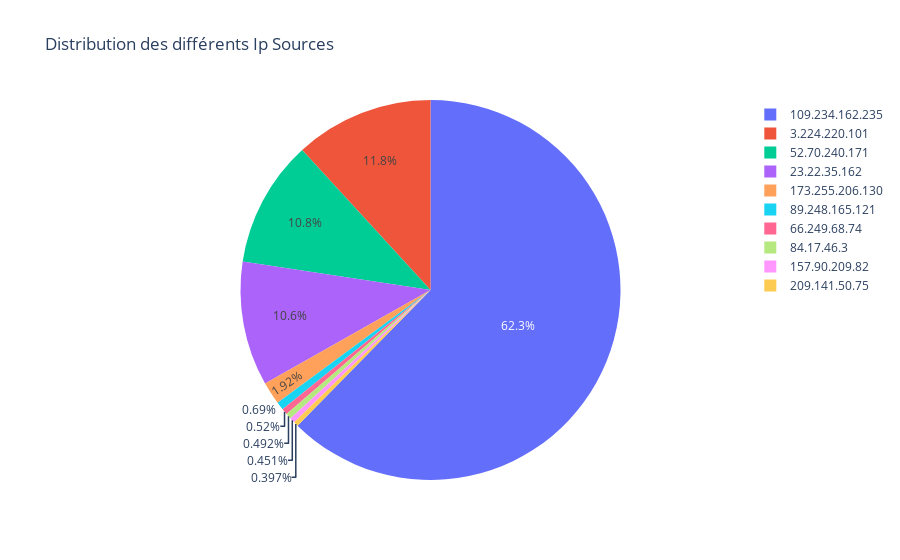

This figure's notebook cell:
### Code cell
# Graphique 7 : Distribution des Ipsource 

ipsource = df.ipsrc.value_counts()
ipsource  = pd.DataFrame(ipsource.reset_index())

top10_ipsource=ipsource.head(10)
fig_ipsource = px.pie(top10_ipsource,values="ipsrc", names="index", title="Distribution des différents Ip Sources")
fig_ipsource.show()

### Figure 1 — Plotly figure (JSON) as saved in the notebook; plotly's stock layout.template omitted (floating-point values rounded to 4 significant figures)
{"data": [{"domain": {"x": [0, 1], "y": [0, 1]}, "hovertemplate": "index=%{label}<br>ipsrc=%{value}<extra></extra>", "labels": ["109.234.162.235", "3.224.220.101", "52.70.240.171", "23.22.35.162", "173.255.206.130", "89.248.165.121", "66.249.68.74", "84.17.46.3", "157.90.209.82", "209.141.50.75"], "legendgroup": "", "name": "", "showlegend": true, "type": "pie", "values": [1105291, 209353, 191513, 187540, 34003, 12238, 9226, 8718, 8001, 7037]}], "layout": {"legend": {"tracegroupgap": 0}, "title": {"text": "Distribution des différents Ip Sources"}}}
